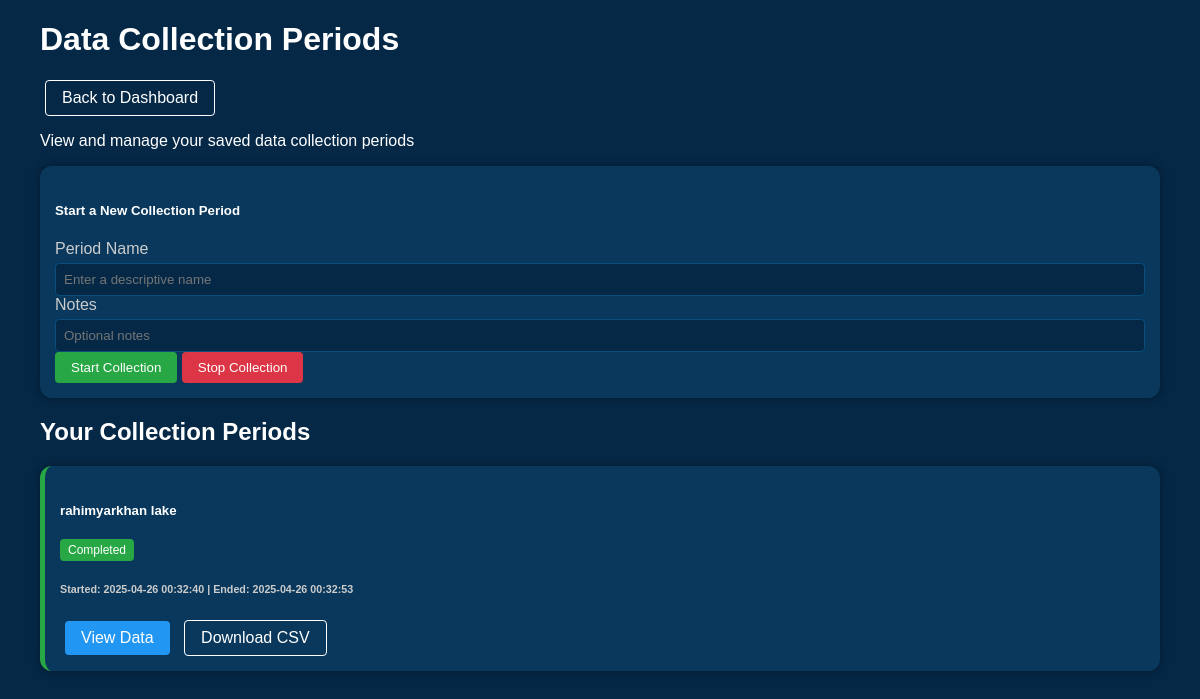
/periods, run on an earlier commit of the app's database.
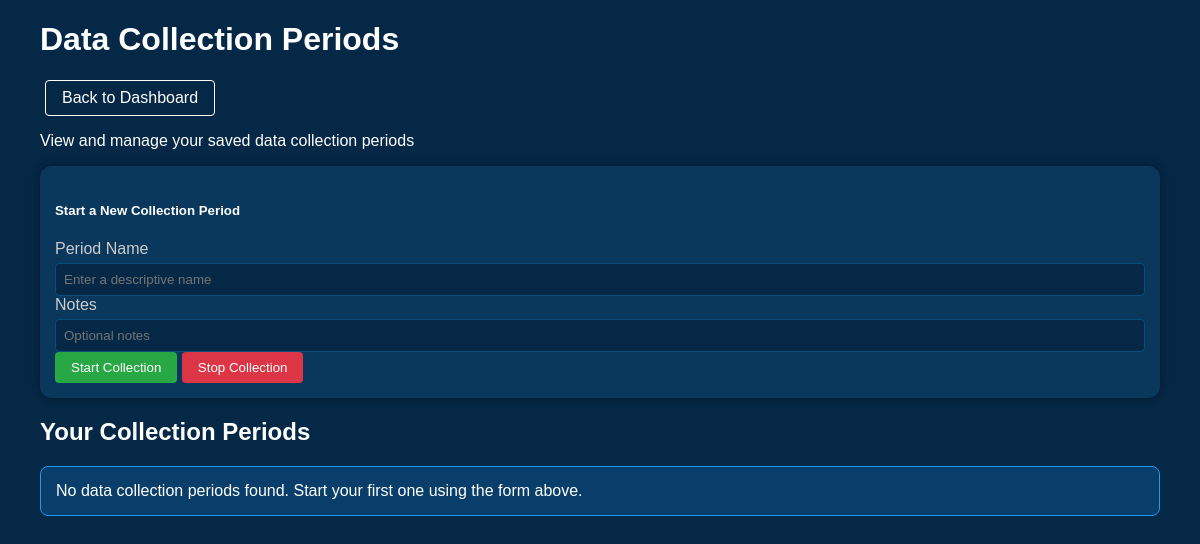
And on a later commit of the database.
### tables this page shows
CREATE TABLE data_periods (
            id INTEGER PRIMARY KEY AUTOINCREMENT,
            name TEXT,
            start_time TEXT,
            end_time TEXT,
            notes TEXT
        );

### app.py (the view)
@app.route('/periods')
def list_periods():
    try:
        periods = get_periods()
        return render_template('periods.html', periods=periods)
    except Exception as e:
        print(f"Error listing periods: {str(e)}")
        print(traceback.format_exc())
        return f"Error: {str(e)}", 500

### app.py (called while the page is built)
def get_db():
    db = getattr(g, '_database', None)
    if db is None:
        db = g._database = sqlite3.connect(DATABASE)
        db.row_factory = sqlite3.Row
    return db

@app.teardown_appcontext
def close_connection(exception):
    db = getattr(g, '_database', None)
    if db is not None:
        db.close()

def dict_factory(cursor, row):
    d = {}
    for idx, col in enumerate(cursor.description):
        d[col[0]] = row[idx]
    return d

def get_periods():
    db = get_db()
    db.row_factory = dict_factory
    cursor = db.cursor()
    cursor.execute('SELECT * FROM data_periods ORDER BY id DESC')
    return cursor.fetchall()

### templates/periods.html (shortened to what this page needs)
<!DOCTYPE html>
<html lang="en">
<head>
</head>
<body>
    <div class="container">
        <header class="mb-4">
            <div class="d-flex justify-content-between align-items-center">
                <h1>Data Collection Periods</h1>
                <a href="/" class="btn-outline">Back to Dashboard</a>
            </div>
            <p class="lead">View and manage your saved data collection periods</p>
        </header>
        <div class="row">
            <div class="col-md-12">
                <div class="card mb-4">
                    <div class="card-body">
                        <h5 class="card-title">Start a New Collection Period</h5>
                        <form id="start-period-form" class="row g-3">
                            <div class="col-md-6">
                                <label for="period-name" class="form-label">Period Name</label>
                                <input type="text" class="form-control" id="period-name" placeholder="Enter a descriptive name">
                            </div>
                            <div class="col-md-6">
                                <label for="period-notes" class="form-label">Notes</label>
                                <input type="text" class="form-control" id="period-notes" placeholder="Optional notes">
                            </div>
                            <div class="col-12">
                                <button type="submit" class="btn btn-success" id="start-button">
                                     Start Collection
                                </button>
                                <button type="button" class="btn btn-danger d-none" id="stop-button">
                                     Stop Collection
                                </button>
                            </div>
                        </form>
                    </div>
                </div>
                <h2>Your Collection Periods</h2>
                <div id="periods-container">
                    {% if periods %}
                        {% for period in periods %}
                            <div class="card period-card {% if not period.end_time %}active{% endif %}">
                                <div class="card-body">
                                    <div class="d-flex justify-content-between">
                                        <h5 class="card-title">{{ period.name }}</h5>
                                        <span class="badge {% if not period.end_time %}bg-primary{% else %}bg-success{% endif %}">
                                            {% if not period.end_time %}Active{% else %}Completed{% endif %}
                                        </span>
                                    </div>
                                    <h6 class="card-subtitle mb-2 text-muted">
                                        Started: {{ period.start_time }}
                                        {% if period.end_time %}
                                            | Ended: {{ period.end_time }}
                                        {% endif %}
                                    </h6>
                                    <div class="mt-2">
                                        <a href="/period/{{ period.id }}" class="btn-view">
                                             View Data
                                        </a>
                                        <a href="/period/{{ period.id }}/download?format=csv" class="btn-outline">
                                             Download CSV
                                        </a>
                                    </div>
                                </div>
                            </div>
                        {% endfor %}
                    {% else %}
                        <div class="alert alert-info">
                            No data collection periods found. Start your first one using the form above.
                        </div>
                    {% endif %}
                </div>
            </div>
        </div>
    </div>
</body>
</html>

### templates/periods.html (style rules this page uses)
body { font-family: Arial, sans-serif; margin: 20px; background-color: #052847; color: #fff; }
.container { max-width: 1200px; margin: 0 auto; padding: 0 20px; }
.card { background-color: #09385c; border-radius: 12px; margin-bottom: 15px; box-shadow: 0 0 10px rgba(0, 0, 0, 0.4); }
.card-body { padding: 15px; }
.btn-success { background-color: #28a745; color: white; border: none; padding: 8px 16px; border-radius: 4px; cursor: pointer; }
.btn-danger { background-color: #dc3545; color: white; border: none; padding: 8px 16px; border-radius: 4px; cursor: pointer; }
.form-control { width: 100%; padding: 8px; border: 1px solid #0a4d7c; border-radius: 4px; background-color: #052847; color: white; box-sizing: border-box; }
.form-label { color: #ccc; margin-bottom: 5px; display: block; }
.alert-info { background-color: rgba(33, 150, 243, 0.2); border: 1px solid #2196f3; padding: 15px; border-radius: 8px; }
.btn-outline { background-color: transparent; color: white; border: 1px solid white; padding: 8px 16px; border-radius: 4px; cursor: pointer; text-decoration: none; display: inline-block; margin: 0 5px; }

What changed in the data, as far as the page shows it:
removed data_periods: name "rahimyarkhan lake", shows "Completed", start_time "2025-04-26 00:32:40", end_time "2025-04-26 00:32:53"
Also different on the page:
text now shown: "No data collection periods found. Start your first one using the form above."
